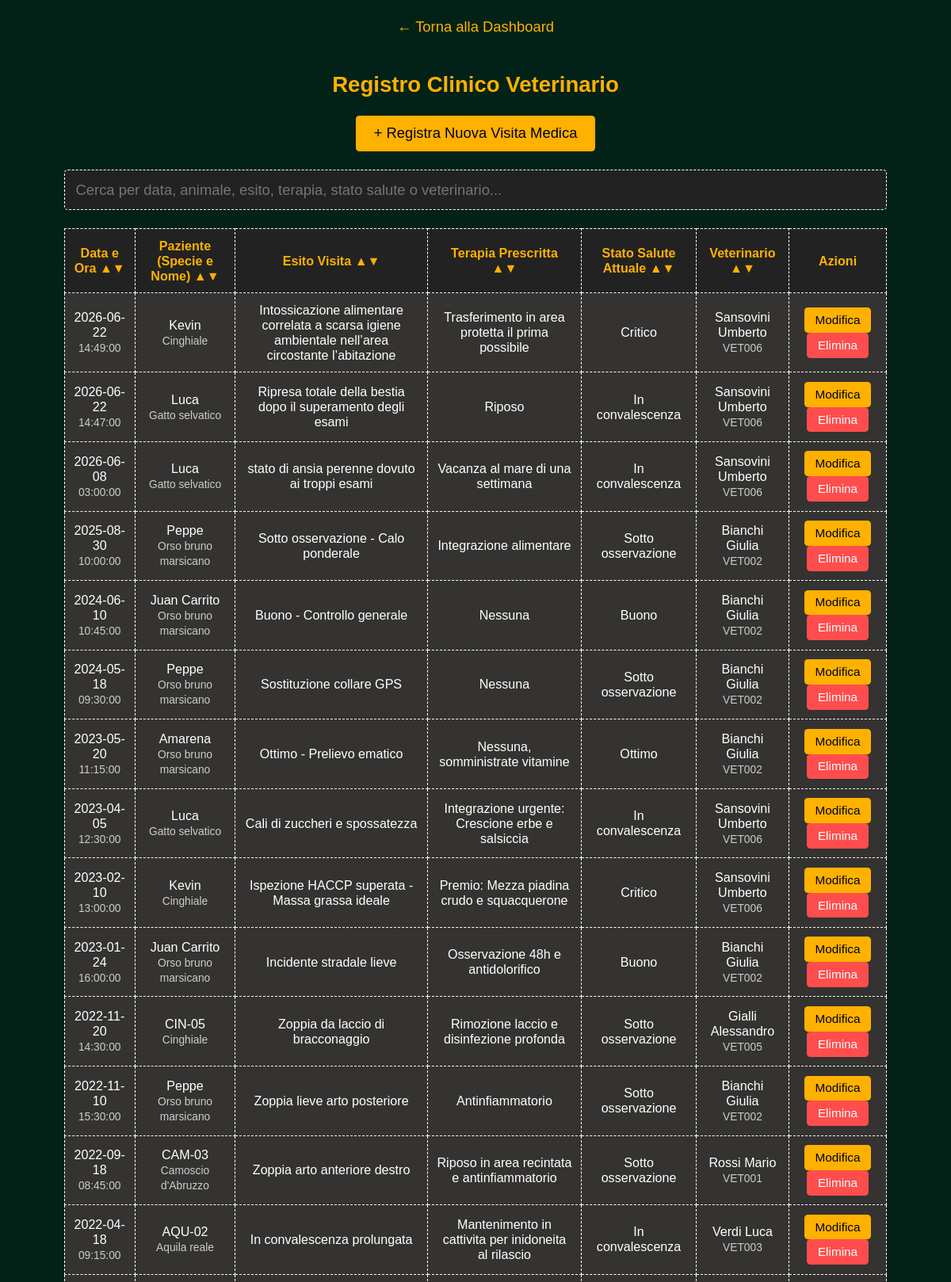
Screenshot of /PHP-HTML/registro_visite.php (signed in, upper part) with the database file from the repository.
### tables this page shows
CREATE TABLE `VISITA_MEDICA` (
  `Matricola_Vet` varchar(20) NOT NULL,
  `Nome_Specie_Fauna` varchar(100) NOT NULL,
  `Nome_Esemplare` varchar(100) NOT NULL,
  `Data` date NOT NULL,
  `Ora` time NOT NULL,
  `Esito` varchar(255) NOT NULL,
  `Terapia_Prescritta` varchar(255) DEFAULT NULL
);

CREATE TABLE `ESEMPLARE` (
  `Nome_Specie_Fauna` varchar(100) NOT NULL,
  `Nome_Esemplare` varchar(100) NOT NULL,
  `Sesso` enum('M','F') NOT NULL,
  `Data_Nascita` date DEFAULT NULL,
  `Stato_Salute` varchar(50) NOT NULL,
  `Totale_Visite_Subite` int(11) DEFAULT 0
);

CREATE TABLE `VETERINARIO` (
  `Matricola` varchar(20) NOT NULL,
  `Nome` varchar(50) NOT NULL,
  `Cognome` varchar(50) NOT NULL,
  `Telefono` varchar(20) DEFAULT NULL,
  `Numero_Albo` varchar(50) NOT NULL,
  `Specializzazione` varchar(100) NOT NULL
);

### PHP-HTML/registro_visite.php (the view, shortened to what this page needs)
<?php
$servername = "localhost";
$username_db = "root";
$password_db = "";
$dbname = "parchi_naturali";
$conn = mysqli_connect($servername, $username_db, $password_db, $dbname);
?>
<!DOCTYPE html>
<html lang="it">
<head>
</head>
<body>
    <a href="dashboard.php" class="back-link">&larr; Torna alla Dashboard</a>
    <h2>Registro Clinico Veterinario</h2>
    <div style="margin-bottom: 20px;">
        <button class="btn-update" style="padding: 10px 20px; font-size: 16px;"
            onclick="window.location.href='inserisci_visita.php'">
            + Registra Nuova Visita Medica
        </button>
    </div>
    <div class="search-container">
        <input type="text" id="searchBar" onkeyup="filterTable()"
            placeholder="Cerca per data, animale, esito, terapia, stato salute o veterinario...">
    </div>
    <table>
        <thead>
            <tr>
                <th onclick="sortTable(0)" style="cursor: pointer;">Data e Ora &#9650;&#9660;</th>
                <th onclick="sortTable(1)" style="cursor: pointer;">Paziente (Specie e Nome) &#9650;&#9660;</th>
                <th onclick="sortTable(2)" style="cursor: pointer;">Esito Visita &#9650;&#9660;</th>
                <th onclick="sortTable(3)" style="cursor: pointer;">Terapia Prescritta &#9650;&#9660;</th>
                <th onclick="sortTable(4)" style="cursor: pointer;">Stato Salute Attuale &#9650;&#9660;</th>
                <th onclick="sortTable(5)" style="cursor: pointer;">Veterinario &#9650;&#9660;</th>
                <th>Azioni</th>
            </tr>
        </thead>
        <tbody>
            <?php
            $query = "SELECT V.Data, V.Ora, V.Nome_Specie_Fauna, V.Nome_Esemplare, V.Esito, V.Terapia_Prescritta, V.Matricola_Vet, E.Stato_Salute, VET.Nome, VET.Cognome
                      FROM VISITA_MEDICA V
                      JOIN ESEMPLARE E ON V.Nome_Specie_Fauna = E.Nome_Specie_Fauna AND V.Nome_Esemplare = E.Nome_Esemplare
                      JOIN VETERINARIO VET ON V.Matricola_Vet = VET.Matricola
                      ORDER BY V.Data DESC, V.Ora DESC";
            $result = mysqli_query($conn, $query);
            if (mysqli_num_rows($result) > 0) {
                while ($row = mysqli_fetch_assoc($result)) {
                    $vet_js = addslashes($row['Matricola_Vet']);
                    $specie_js = addslashes($row['Nome_Specie_Fauna']);
                    $nome_js = addslashes($row['Nome_Esemplare']);
                    $data_js = addslashes($row['Data']);
                    $ora_js = addslashes($row['Ora']);
                    echo "<tr>";
                    echo "<td>" . htmlspecialchars($row['Data']) . " <br><span style='font-size: 12px; color: #ccc;'>" . htmlspecialchars($row['Ora']) . "</span></td>";
                    echo "<td>" . htmlspecialchars($row['Nome_Esemplare']) . "<br><span style='font-size: 12px; color: #ccc;'>" . htmlspecialchars($row['Nome_Specie_Fauna']) . "</span></td>";
                    echo "<td>" . htmlspecialchars($row['Esito']) . "</td>";
                    echo "<td>" . htmlspecialchars($row['Terapia_Prescritta']) . "</td>";
                    echo "<td>" . htmlspecialchars($row['Stato_Salute']) . "</td>";
                    echo "<td>" . htmlspecialchars($row['Cognome']) . " " . htmlspecialchars($row['Nome']) . "<br><span style='font-size: 12px; color: #ccc;'>" . htmlspecialchars($row['Matricola_Vet']) . "</span></td>";
                    echo "<td>";
                    echo "<button class='btn-update' onclick=\"modificaVisita('$vet_js', '$specie_js', '$nome_js', '$data_js', '$ora_js')\">Modifica</button> ";
                    echo "<button class='btn-delete' onclick=\"eliminaVisita('$vet_js', '$specie_js', '$nome_js', '$data_js', '$ora_js')\">Elimina</button>";
                    echo "</td>";
                    echo "</tr>";
                }
            } else {
                echo "<tr><td colspan='7'>Nessuna visita medica registrata nel database.</td></tr>";
            }
            ?>
        </tbody>
    </table>
</body>
</html>

### PHP-HTML/registro_visite.php (style rules this page uses)
body { zoom: 1.15; background-color: #032217; color: #ffffff; text-align: center; font-family: 'font', Arial, sans-serif; margin: 0; padding: 20px; }
h2 { color: #FFB100; }
.back-link { color: #FFB100; text-decoration: none; display: inline-block; margin-bottom: 20px; }
.search-container { width: 90%; margin: 10px auto 20px auto; text-align: left; }
#searchBar { width: 100%; padding: 12px; font-size: 16px; background-color: #222; color: white; border: 1px dashed white; border-radius: 4px; box-sizing: border-box; font-family: 'font', Arial, sans-serif; }
table { width: 90%; margin: 20px auto; border-collapse: collapse; background-color: #343331; }
th, td { border: 1px dashed white; padding: 10px; text-align: center; font-size: 14px; }
th { color: #FFB100; background-color: #222; }
button { padding: 6px 12px; border: none; border-radius: 4px; cursor: pointer; }
.btn-update { background-color: #FFB100; color: black; }
.btn-delete { background-color: #ff4d4d; color: white; }

### rows the page displays
visita_medica: Data "2026-06-22", Ora "14:49:00", Nome_Esemplare "Kevin", Nome_Specie_Fauna "Cinghiale", Esito "Intossicazione alimentare correlata a scarsa igiene ambientale nell’area circostante l’abitazione", Terapia_Prescritta "Trasferimento in area protetta il prima possibile", esemplare.Stato_Salute "Critico", Matricola_Vet.Cognome "Sansovini", Matricola_Vet.Nome "Umberto", Matricola_Vet "VET006"
visita_medica: Data "2026-06-22", Ora "14:47:00", Nome_Esemplare "Luca", Nome_Specie_Fauna "Gatto selvatico", Esito "Ripresa totale della bestia dopo il superamento degli esami", Terapia_Prescritta "Riposo", esemplare.Stato_Salute "In convalescenza", Matricola_Vet.Cognome "Sansovini", Matricola_Vet.Nome "Umberto", Matricola_Vet "VET006"
visita_medica: Data "2026-06-08", Ora "03:00:00", Nome_Esemplare "Luca", Nome_Specie_Fauna "Gatto selvatico", Esito "stato di ansia perenne dovuto ai troppi esami", Terapia_Prescritta "Vacanza al mare di una settimana", esemplare.Stato_Salute "In convalescenza", Matricola_Vet.Cognome "Sansovini", Matricola_Vet.Nome "Umberto", Matricola_Vet "VET006"
visita_medica: Data "2025-08-30", Ora "10:00:00", Nome_Esemplare "Peppe", Nome_Specie_Fauna "Orso bruno marsicano", Esito "Sotto osservazione - Calo ponderale", Terapia_Prescritta "Integrazione alimentare", esemplare.Stato_Salute "Sotto osservazione", Matricola_Vet.Cognome "Bianchi", Matricola_Vet.Nome "Giulia", Matricola_Vet "VET002"
visita_medica: Data "2024-06-10", Ora "10:45:00", Nome_Esemplare "Juan Carrito", Nome_Specie_Fauna "Orso bruno marsicano", Esito "Buono - Controllo generale", Terapia_Prescritta "Nessuna", esemplare.Stato_Salute "Buono", Matricola_Vet.Cognome "Bianchi", Matricola_Vet.Nome "Giulia", Matricola_Vet "VET002"
visita_medica: Data "2024-05-18", Ora "09:30:00", Nome_Esemplare "Peppe", Nome_Specie_Fauna "Orso bruno marsicano", Esito "Sostituzione collare GPS", Terapia_Prescritta "Nessuna", esemplare.Stato_Salute "Sotto osservazione", Matricola_Vet.Cognome "Bianchi", Matricola_Vet.Nome "Giulia", Matricola_Vet "VET002"
visita_medica: Data "2023-05-20", Ora "11:15:00", Nome_Esemplare "Amarena", Nome_Specie_Fauna "Orso bruno marsicano", Esito "Ottimo - Prelievo ematico", Terapia_Prescritta "Nessuna, somministrate vitamine", esemplare.Stato_Salute "Ottimo", Matricola_Vet.Cognome "Bianchi", Matricola_Vet.Nome "Giulia", Matricola_Vet "VET002"
visita_medica: Data "2023-04-05", Ora "12:30:00", Nome_Esemplare "Luca", Nome_Specie_Fauna "Gatto selvatico", Esito "Cali di zuccheri e spossatezza", Terapia_Prescritta "Integrazione urgente: Crescione erbe e salsiccia", esemplare.Stato_Salute "In convalescenza", Matricola_Vet.Cognome "Sansovini", Matricola_Vet.Nome "Umberto", Matricola_Vet "VET006"
visita_medica: Data "2023-02-10", Ora "13:00:00", Nome_Esemplare "Kevin", Nome_Specie_Fauna "Cinghiale", Esito "Ispezione HACCP superata - Massa grassa ideale", Terapia_Prescritta "Premio: Mezza piadina crudo e squacquerone", esemplare.Stato_Salute "Critico", Matricola_Vet.Cognome "Sansovini", Matricola_Vet.Nome "Umberto", Matricola_Vet "VET006"
visita_medica: Data "2023-01-24", Ora "16:00:00", Nome_Esemplare "Juan Carrito", Nome_Specie_Fauna "Orso bruno marsicano", Esito "Incidente stradale lieve", Terapia_Prescritta "Osservazione 48h e antidolorifico", esemplare.Stato_Salute "Buono", Matricola_Vet.Cognome "Bianchi", Matricola_Vet.Nome "Giulia", Matricola_Vet "VET002"
visita_medica: Data "2022-11-20", Ora "14:30:00", Nome_Esemplare "CIN-05", Nome_Specie_Fauna "Cinghiale", Esito "Zoppia da laccio di bracconaggio", Terapia_Prescritta "Rimozione laccio e disinfezione profonda", esemplare.Stato_Salute "Sotto osservazione", Matricola_Vet.Cognome "Gialli", Matricola_Vet.Nome "Alessandro", Matricola_Vet "VET005"
visita_medica: Data "2022-11-10", Ora "15:30:00", Nome_Esemplare "Peppe", Nome_Specie_Fauna "Orso bruno marsicano", Esito "Zoppia lieve arto posteriore", Terapia_Prescritta "Antinfiammatorio", esemplare.Stato_Salute "Sotto osservazione", Matricola_Vet.Cognome "Bianchi", Matricola_Vet.Nome "Giulia", Matricola_Vet "VET002"
visita_medica: Data "2022-09-18", Ora "08:45:00", Nome_Esemplare "CAM-03", Nome_Specie_Fauna "Camoscio d'Abruzzo", Esito "Zoppia arto anteriore destro", Terapia_Prescritta "Riposo in area recintata e antinfiammatorio", esemplare.Stato_Salute "Sotto osservazione", Matricola_Vet.Cognome "Rossi", Matricola_Vet.Nome "Mario", Matricola_Vet "VET001"
visita_medica: Data "2022-04-18", Ora "09:15:00", Nome_Esemplare "AQU-02", Nome_Specie_Fauna "Aquila reale", Esito "In convalescenza prolungata", Terapia_Prescritta "Mantenimento in cattivita per inidoneita al rilascio", esemplare.Stato_Salute "In convalescenza", Matricola_Vet.Cognome "Verdi", Matricola_Vet.Nome "Luca", Matricola_Vet "VET003"
